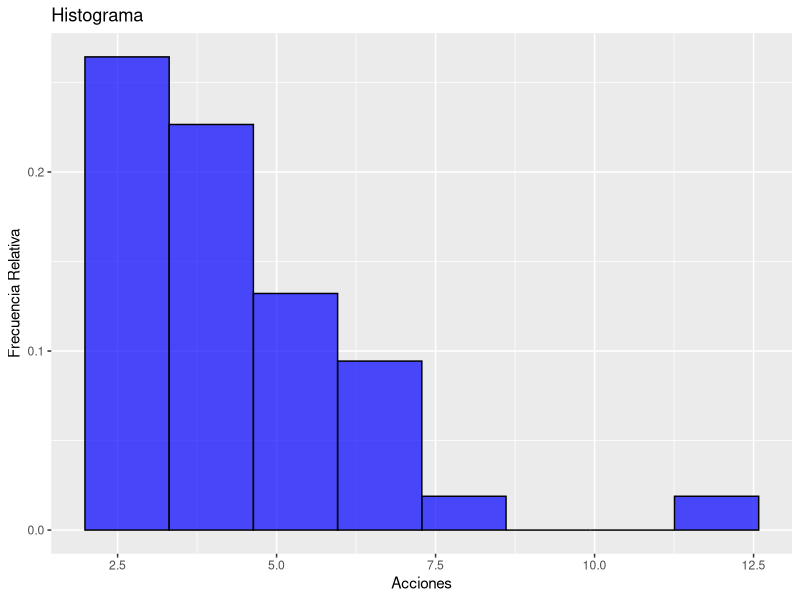
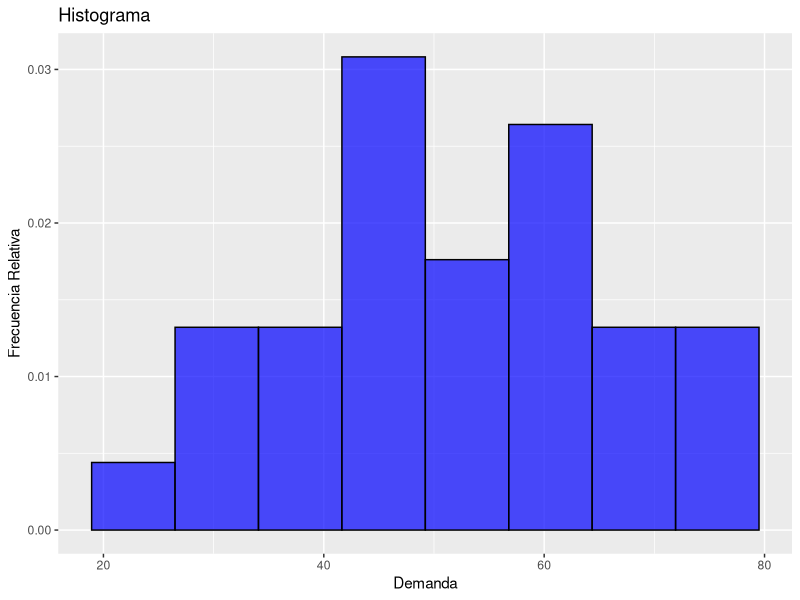
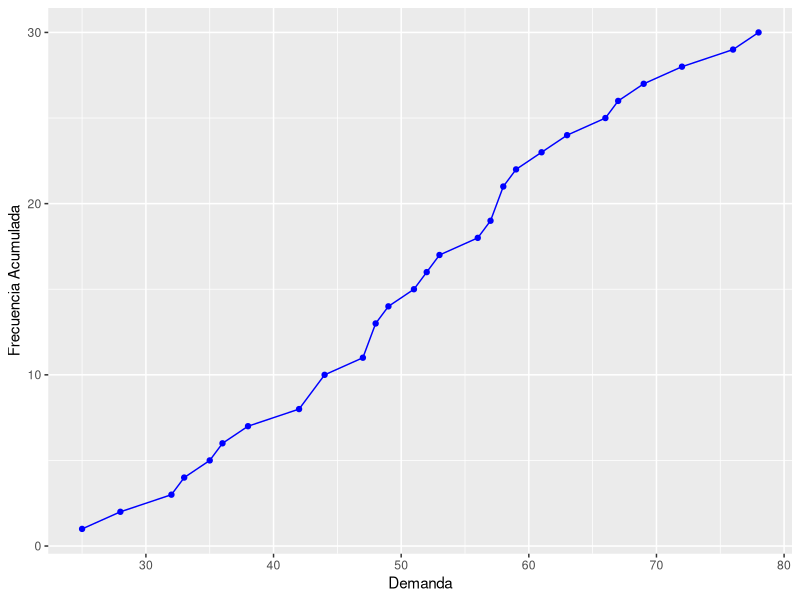
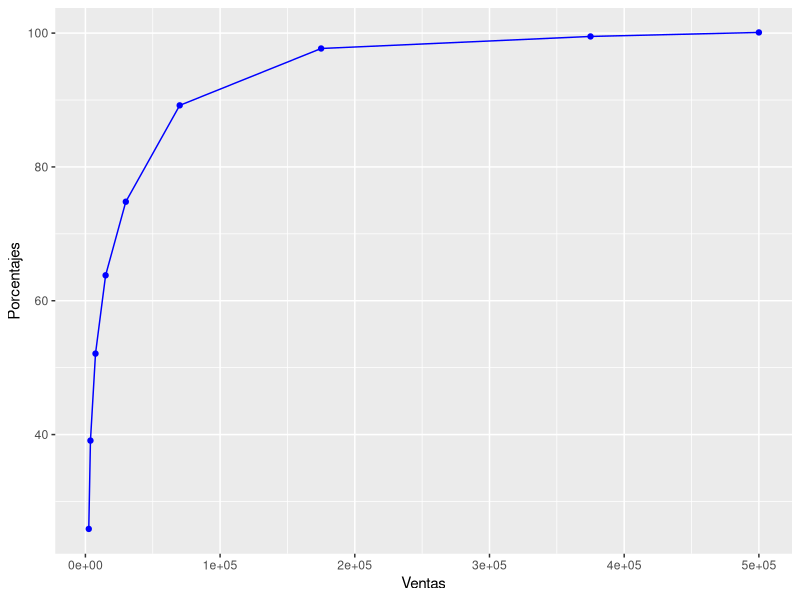
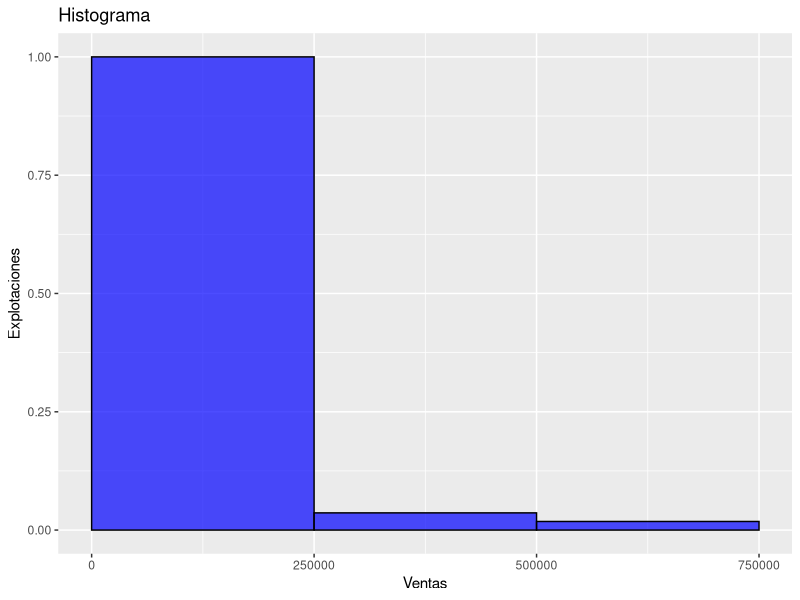
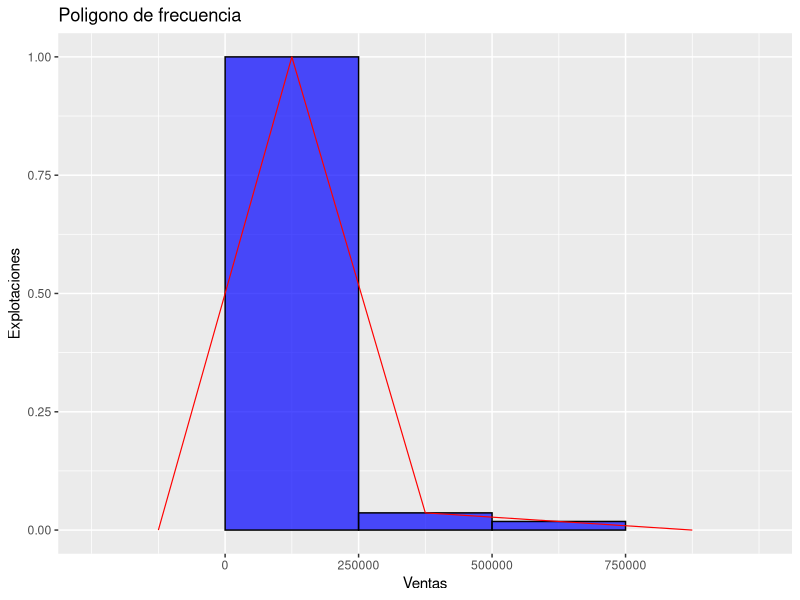

Write the R code that produced these figures, in order.
## ---- chunk 1
library(knitr)
library(ggplot2)
library(scales)
library(modeest)
## ---- chunk 2
dolares<-c(43,57,104,162,201,220,253,302,380,467,500,633)
D2<-quantile(dolares,probs = 0.2,type=6)
D2
## ---- chunk 3
D8<-quantile(dolares,probs=0.8,type=6)
D8
## ---- chunk 4
cuantiles<-quantile(dolares,probs=c(0.25,0.5,0.75),type = 5)
cuantiles
## ---- chunk 5
anteriores<-c(5/4,7/2,24/4,9/2,10/2,11)

media1<-mean(anteriores)
media1

var1<-var(anteriores)
var1

sd1<-sd(anteriores)
sd1

nuevas<-c(7/4,8/2,13/2,10/2,11/2,12)

media2<-mean(nuevas)
media2

var2<-var(nuevas)
var2

sd2<-sd(nuevas)
sd2
## ---- chunk 6
capitalizacion <- c(17,21,44,50,79,86,140,178,203)
media <- mean(capitalizacion)
media
## ---- chunk 7
mediana<-median(capitalizacion)
mediana
## ---- chunk 8
#library('modeest')
moda<-mfv(capitalizacion)
moda
## ---- chunk 9
S<-sqrt(sum(capitalizacion^2)/8-(9/8*(media)^2))
S

#Usando el comando sd
sd(capitalizacion)
## ---- chunk 10
L<-c(1,1,1,7,19,14,21,5,3,2,1)
media_L<-mean(L)
media_L

R<-c(1,1,0,5,20,20,14,8,1,4,0)
media_R<-mean(R)
media_R
## ---- chunk 11
L<-sort(L)
L

mediana_L<-median(L)
mediana_L

R<-sort(R)
R

mediana_R<-median(R)
mediana_R
## ---- chunk 12
moda_L<-max(L)
moda_L

moda_R<-max(R)
moda_R
## ---- chunk 13
sigmaL<-sqrt(sum(L^2)/10-(11/10)*(media_L)^2)
sigmaL
sd(L)

sigmaR<-sqrt(sum(R^2)/10-(11/10)*(media_R)^2)
sigmaR
sd(R)
## ---- chunk 14
varL<-var(L)
varL

varR<-var(R)
varR
## ---- chunk 15
pesos<-c(1,3,1,4,2,1,1,5,8,2,2,6,1,1)
maquinarias<-c(2,19,14,21,5,7,11,8,29,6,0,4,4,10)
media<-weighted.mean(maquinarias,pesos)
media
## ---- chunk 16
grupo1<-c(2,14,7,11,4,10)
m_g1<-mean(grupo1)
m_g1
grupo2<-c(5,6,0)
m_g2<-mean(grupo2)
m_g2
m_g3<-19
m_g3
m_g4<-21
m_g4
m_g5<-8
m_g5
m_g6<-4
m_g6
m_g8<-29
m_g8
## ---- chunk 17
grupos_media<-c(8, 3.666667, 19, 21, 8, 4, 29)
grupos_mayores<-which(grupos_media>media)
grupos_mayores
## ---- chunk 18
acciones <- c( 11.88,6.27,5.49,4.81,4.40,3.78,3.44,3.11,2.88,2.68,7.99,6.07,5.26,4.79,4.05,
               3.69,3.36,3.03,2.74,2.63,7.15,5.98,5.07,4.55,3.94,3.62,3.26,2.99,2.74,2.62,
               7.13,5.91,4.94,4.43,3.93,3.48,3.20,2.89,2.69,2.61)

dat<-data.frame(acciones)

h <- ggplot(dat,aes(x=acciones))+
      geom_histogram(aes(y=..density..),closed="left",bins=8,fill="blue",col="black",alpha=0.7)+
      labs(title="Histograma",x="Acciones",y="Frecuencia Relativa")
h
## ---- chunk 19
#Veamos quienes en proporción son mayores que 0.04
g<-ggplot_build(h)$data[[1]]$count/length(acciones) #muestra la proporción de cada barra.
g

#veamos quienes son mayores que 0.04
g1<-which(g>0.04)
g1

vendidos<-sum(g[1:4])
vendidos
## ---- chunk 20
accion<-sample(acciones,size=1)

frecuencia<-length(which(acciones==accion))

#probabilidad de las acciones principales
prob<-frecuencia/40

#proporción acciones con venta menor que 0.05 
v<-which(g<0.05)
vendidos1<-sum(g[5:8])
vendidos1

#calculamos la probabilidad
probabilidad<-prob*vendidos1
probabilidad
## ---- chunk 21
demanda <- c( 38,35,76,58,48,59,67,63,33,69,53,51,28,25,36,
              32,61,57,49,78,48,42,72,52,47,66,58,44,44,56)

fr<-data.frame(table(demanda))

fa<-transform(fr,fAcum=cumsum(Freq))

colnames(fa)<-c("Demanda","Frecuencia","Frecuencia Acumulada")
kable(fa)

far<-transform(fr,Fr=cumsum(prop.table(Freq)))
colnames(far)<-c("Demanda","Frecuencia","Frecuencia Relativa")
kable(far)
## ---- chunk 22
dat<-data.frame(demanda)
h<-ggplot(dat,aes(x=demanda))+
geom_histogram(aes(y=..density..),closed="left",bins=8,fill="blue",col="black",alpha=0.7)+
labs(title="Histograma",x="Demanda",y="Frecuencia Relativa")
h
a<-data.frame(sort(unique(demanda)))
b<-ggplot(a,mapping=aes(sort(unique(demanda)),fa[,3]))+geom_line(colour="blue")+geom_point(colour="blue")+labs(x="Demanda",y="Frecuencia Acumulada")
b
## ---- chunk 23
cuantiles<-quantile(fa[,3],prob=c(0.25,0.50,0.75))
cuantiles
## ---- chunk 24
c_demanda<-quantile(demanda,prob=c(0.25,0.50,0.75))
c_demanda
## ---- chunk 25
media<-mean(demanda) #Media
media

mediana<-median(demanda) #Mediana
mediana

moda<-mfv(demanda) #Moda
moda

de<-sd(demanda) #Desviación estándar
de

dmd<-sum(abs(demanda-mediana))/30 #Desviación mediana
dmd

dm<-sum(abs(demanda-media))/30 #Desviación media
dm
## ---- chunk 26
intervalos<-cut(demanda,breaks=c(25,36,48,56,63,78),include.lowest=T,right=F)
conteo<-table(intervalos)
df<-data.frame(conteo)
colnames(df)<-c("Intervalos","Frecuencia")
kable(df)
## ---- chunk 27
ptomedio<-c(30,41.5,50.5,58.5,70.5)

frecuencia<-df[,2]

media<-sum(ptomedio*frecuencia)/30
media

L<-48 #límite inferior del 3er intervalo donde se encuentra la mediana
f<-6 #frecuencia del intervalo
c<-5 #longitud del intervalo
j<-4 #observaciones necesarias del intervalo para completar n/2
mediana<-L+c*(j/f)
mediana

moda<-(63+78)/2 #Punto medio de la clase con frecuencia más alta
moda

ds<-sqrt(sum(frecuencia*((ptomedio-media)^2))/29) #Desviación estándar
ds

dm<-sum(frecuencia*(abs(ptomedio-media)))/30 #Desviación media
dm

dmd<-sum(frecuencia*(abs(ptomedio-mediana)))/30 #Desviación mediana
dmd
## ---- chunk 28
ventas <- c( 40.2,29.3,35.6,88.2,42.9,26.9,28.7,99.8,35.6,37.8,
             44.2,32.3,55.2,50.6,25.4,31.7,36.8,45.2,25.1,39.7)

ventas<-sort(ventas)

media<-mean(ventas) #Media
media

mediana<-median(ventas) #Mediana
mediana

ds<-sd(ventas) #Desviación estándar
ds

dmd<-sum(abs(ventas-mediana))/20 #Desviación mediana
dmd

cuantiles<-quantile(ventas,prob=c(0.1,0.25,0.75,0.9))
cuantiles

intcuantil<-cuantiles[[3]]-cuantiles[[2]]
intcuantil

intdecil<-cuantiles[[4]]-cuantiles[[1]]
intdecil
## ---- chunk 29
# Las anchuras son la diferencia  entre limite superior e inferior de los respectivos intervalos:
anchura2<-4999-2500
anchura2
anchura7<-249000-100000
anchura7
## ---- chunk 30
anchura3<-9999-5000
anchura3
anchura4<-19999-10000
anchura4
anchura5<-39999-20000
anchura5
anchura6<-99999-40000
anchura6
anchura8<-499999-250000
anchura8
## ---- chunk 31
marca2<-1/2*(4999+2500)
marca2
marca7<-1/2*(249999+100000)
marca7
## ---- chunk 32
fsup4<-1/2*(19999+20000) #Frontera de clase superior
fsup4

finf4<-1/2*(9999+10000) #Frontera de clase inferior
finf4
## ---- chunk 33
ptomedio<-c(2500,3749.5,7499.5,14999.5,29999.5,69999.5,174999.5,374999.5,500000)
#ptos medios de las clases
porcentajes<-c(25.9,39.1,52.1,63.8,74.8,89.2,97.7,99.5,100.1) #frecuencia acumulada
d<-data.frame(ptomedio,porcentajes)
b1<-ggplot(d,mapping=aes(ptomedio,porcentajes))+geom_line(colour="blue")+
  geom_point(colour="blue")+
  labs(x="Ventas",y="Porcentajes")
b1
## ---- chunk 34
prueba<-c(rep(230000,55),400000,400000,740000)
dat<-data.frame(prueba)
h2 <- ggplot(dat,aes(x=prueba)) +
       geom_histogram(aes(y=..ncount..),closed='left',
                      fill='blue',col='black',alpha=0.7,
                      breaks = seq(0,750000,by=250000)) +
       labs(x='Ventas',y='Explotaciones',title="Histograma")+
        scale_x_continuous(breaks = seq(0,750000,by=250000))
h2

h3 <- ggplot(dat,aes(x=prueba)) +
        geom_histogram(aes(y=..ncount..),closed='left',
                       fill='blue',col='black',alpha=0.7,
                       breaks = seq(0,750000,by=250000))+
        scale_x_continuous(breaks = seq(0,750000,by=250000))+
        geom_freqpoly(aes(y=..ncount..),col='red',
                      breaks = seq(0,750000,by=250000),size=0.4)+
        labs(x='Ventas',y='Explotaciones',title="Poligono de frecuencia")
h3
## ---- chunk 35
año_precio<-c(26.80,29.60, 31.40,34.50,37.25)
año_dividendo<-c(0.15,0.17,0.17,0.19,0.22)
previos_año_precio<-c(28.50,26.80,29.60,31.40,34.50)
rend_anual<-(año_precio+año_dividendo)/(previos_año_precio)-1
rend_anual<-rend_anual*100
rend_anual
## ---- chunk 36
media_aritmetica<-mean(rend_anual)
media_aritmetica
## ---- chunk 37
promedio<-((1-0.0544)*(1+0.1108)*(1+0.0666)*(1+0.1048)*(1+0.0861))^(1/5)-1
promedio<-promedio*100
promedio
## ---- chunk 38
Emfund<-c(3.00,4.00,4.30,5.00,4.10,6.00)
mediana_anual_Emfund<-median(Emfund)
mediana_anual_Emfund
## ---- chunk 39
sd_Emfund<-sd(Emfund)
sd_Emfund
## ---- chunk 40
hpr<-(1+0.03)*(1+0.04)*(1+0.043)*(1+0.05)*(1+0.041)*(1+0.06)-1
hpr
## ---- chunk 41
# Calculemos la media armónica
años<-c(31.40,34.50,37.25)
promedio<-3/(1/31.40 +1/34.50 +1/37.25)
promedio

#calculemos la media aritmética
arit_media<-mean(años)
arit_media
## ---- chunk 42
cartera<-0.6*8.61+0.4*6
cartera
## ---- chunk 43
#calculemos la desviación estándar del rendimiento anual de  Nopat
sd_Nopat<-sd(rend_anual)
sd_Nopat

#calculemos el coeficiente de variación
CV_Nopat<-sd_Nopat/media_aritmetica
CV_Nopat

#calculemos la media aritmetica para Emfund
media_Emfund<-mean(Emfund)
media_Emfund

#calculemos el coeficiente de variación
CV_Emfund<-sd_Emfund/media_Emfund
CV_Emfund
## ---- chunk 44
#riesgo libre es de 2.8%
srNopat<-(media_aritmetica-2.8)/sd_Nopat
srNopat

srEmfund<-(media_Emfund-2.8)/sd_Emfund
srEmfund
## ---- chunk 45
Rango_Emfund<-6-3
Rango_Emfund

MAD_Emfund<- sum(abs(Emfund-media_Emfund))/length(Emfund)
MAD_Emfund
## ---- chunk 46
crecimiento<-(0.22/0.14)^(1/5)-1
crecimiento
